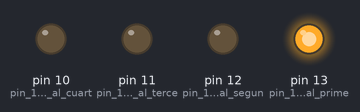
The sketch below on a simulated Arduino Uno, built with avr-gcc and run on an emulated ATmega328P. On the bench: output pins drawn as LEDs (lit = HIGH).

Above: at 0.1 s.
At 0.7 s:
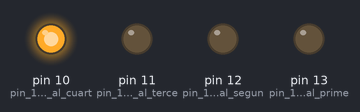
At 1.7 s:
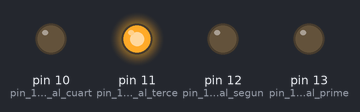
At 2.7 s:
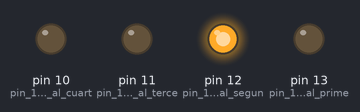
Timing chart, 0 to 3.0 s (numbered marks = the images above):
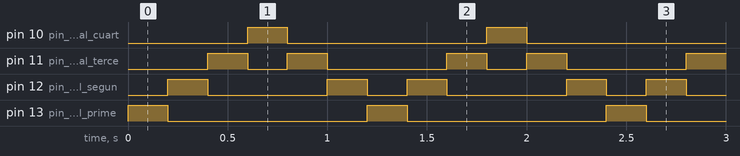

Measured:
- by itself, pin 10 (pin_10_conectado_al_cuart), pin 13 (pin_13_conectado_al_prime): alternates HIGH for 0.20 s and LOW for 1.0 s
- by itself, pin 11 (pin_11_conectado_al_terce): repeats every 1.2 s: LOW 0.20 s, HIGH 0.20 s, LOW 0.60 s, HIGH 0.20 s
- by itself, pin 12 (pin_12_conectado_al_segun): repeats every 1.2 s: LOW 0.60 s, HIGH 0.20 s, LOW 0.20 s, HIGH 0.20 s

The sketch:

ejercicio3.ino
```cpp
void setup() {
  //Configuración inicial:
  pinMode(13, OUTPUT); //pin 13 conectado al primer LED rojo
  pinMode(12, OUTPUT); //pin 12 conectado al segundo LED rojo
  pinMode(11, OUTPUT); //pin 11 conectado al tercer LED rojo
  pinMode(10, OUTPUT); //pin 10 conectado al cuarto LED rojo
}

void loop() {
  //Ejecución en bucle:
  digitalWrite(13, HIGH); //encendemos el primer LED rojo
  digitalWrite(12, LOW);  //apagamos el segundo LED rojo
  digitalWrite(11, LOW); //apagamos el tercer LED rojo
  digitalWrite(10, LOW); //apagamos el cuarto LED rojo
  delay(200); //esperamos 200 ms (0,2 segundos)
  digitalWrite(13, LOW); //apagamos el primer LED rojo
  digitalWrite(12, HIGH); //encendemos el segundo LED rojo
  digitalWrite(11, LOW); //apagamos el tercer LED rojo
  digitalWrite(10, LOW); //apagamos el cuarto LED rojo
  delay(200); //esperamos 200 ms
  digitalWrite(13, LOW); //apagamos el primer LED rojo
  digitalWrite(12, LOW); //apagamos el segundo LED rojo
  digitalWrite(11, HIGH); //encendemos el tercer LED rojo
  digitalWrite(10, LOW); //apagamos el cuarto LED rojo
  delay(200); //esperamos 200 ms
  digitalWrite(13, LOW); //apagamos el primer LED rojo
  digitalWrite(12, LOW); //apagamos el segundo LED rojo
  digitalWrite(11, LOW); //apagamos el tercer LED rojo
  digitalWrite(10, HIGH); //encendemos el cuarto LED rojo
  delay(200); //esperamos 200 ms
  digitalWrite(13, LOW); //apagamos el primer LED rojo
  digitalWrite(12, LOW); //apagamos el segundo LED rojo
  digitalWrite(11, HIGH); //encendemos el tercer LED rojo
  digitalWrite(10, LOW); //apagamos el cuarto LED rojo
  delay(200); //esperamos 200 ms
  digitalWrite(13, LOW); //apagamos el primer LED rojo
  digitalWrite(12, HIGH); //encendemos el segundo LED rojo
  digitalWrite(11, LOW); //apagamos el tercer LED rojo
  digitalWrite(10, LOW); //apagamos el cuarto LED rojo
  delay(200); //esperamos 200 ms
}
```
